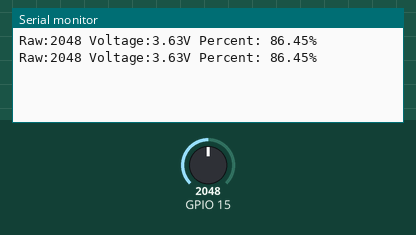
The sketch below on a simulated ESP32. Shown: the last lines printed to the serial monitor. The test bench sets the inputs (shaded band); at power-on: GPIO 15 = 2048.

Above: at 1.8 s.
1.9 s: GPIO 15 set to 2866
At 2.3 s:
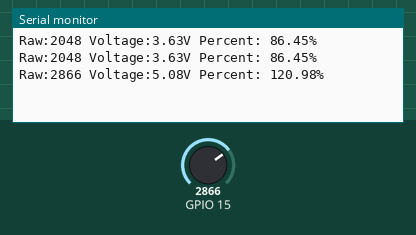
3.4 s: GPIO 15 set to 3603
At 4.8 s:
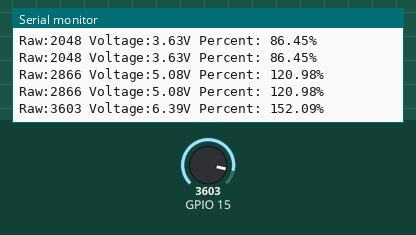
Timing chart, 0 to 6.4 s (numbered marks = the images above; inputs shaded):
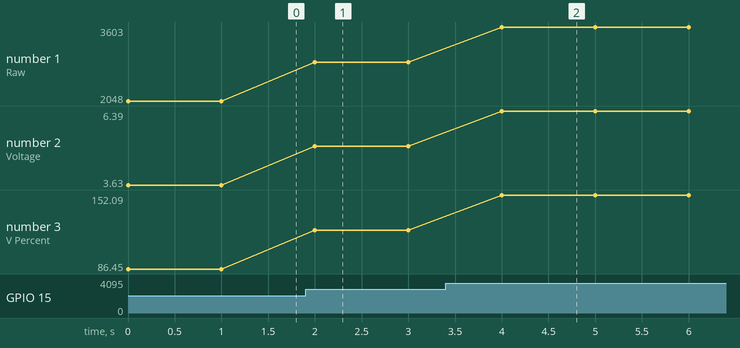

The sketch:

BatteryLevel.ino
```cpp
/*
 * Prints out the current battery level once per second. On the Huzzah32, the
 * A13 pin is internally tied to measuring the battery level of the LiPoly battery
 * https://learn.adafruit.com/adafruit-huzzah32-esp32-feather/esp32-faq
 *
 * Based on example from "Program the Internet of Things with Swift for iOS"
 * by Ahmed Bakir. See: https://bit.ly/2zFzfMT
 *
 * By Jon E. Froehlich
 * @jonfroehlich
 * http://makeabilitylab.io
 *
 * TODO
 */
const int MAX_ANALOG_VAL = 4095;
const float MAX_BATTERY_VOLTAGE = 4.2; // Max LiPoly voltage of a 3.7 battery is 4.2

void setup() {
  // put your setup code here, to run once:
  Serial.begin(9600);
}

void loop() {
  // A13 pin is not exposed on Huzzah32 board because it's tied to
  // measuring voltage level of battery. Note: you must
  // multiply the analogRead value by 2x to get the true battery
  // level. See:
  // https://learn.adafruit.com/adafruit-huzzah32-esp32-feather/esp32-faq
  int rawValue = analogRead(A13);

  // Reference voltage on ESP32 is 1.1V
  // https://docs.espressif.com/projects/esp-idf/en/latest/esp32/api-reference/peripherals/adc.html#adc-calibration
  // See also: https://bit.ly/2zFzfMT
  float voltageLevel = (rawValue / 4095.0) * 2 * 1.1 * 3.3; // calculate voltage level
  float batteryFraction = voltageLevel / MAX_BATTERY_VOLTAGE;

  Serial.println((String)"Raw:" + rawValue + " Voltage:" + voltageLevel + "V Percent: " + (batteryFraction * 100) + "%");
  delay(1000);
}
```

Measured:
- after the input at 1.9 s, the serial monitor: prints a new line after 0.10 s (image 1)
- after the input at 3.4 s, the serial monitor: prints a new line after 0.60 s (image 2)
- plotted number 1: 2048 → 2866 after the input at 1.9 s, 2866 → 3603 after the input at 3.4 s
- plotted number 2: 3.63 → 5.08 after the input at 1.9 s, 5.08 → 6.39 after the input at 3.4 s
- plotted number 3: 86.45 → 120.98 after the input at 1.9 s, 120.98 → 152.09 after the input at 3.4 s
